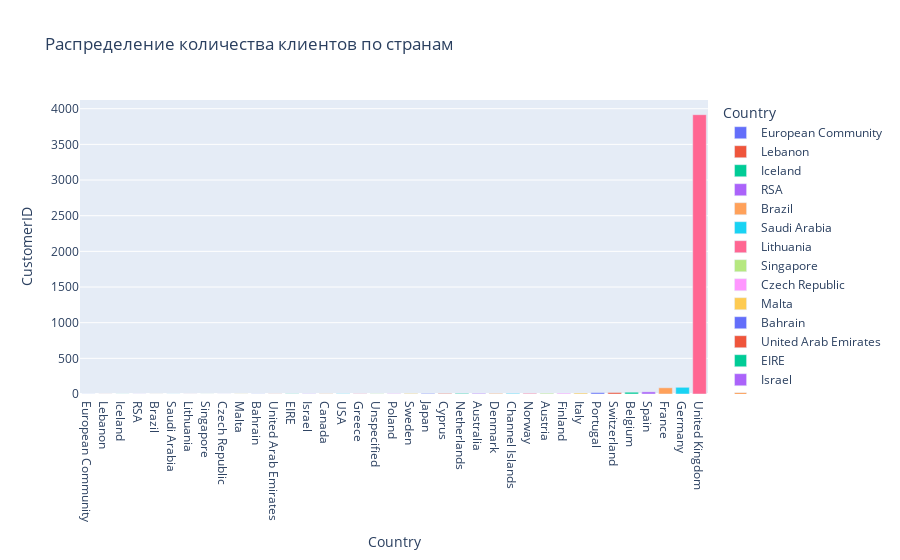

Write notebook code for a chart like this one.
### Markdown cell above
### Задание 4.1
Для начала выясним, в каких странах живут клиенты.

Постройте график, отражающий количество клиентов в каждой из стран. Обратите внимание, что нам нужны именно уникальные клиенты.

В какой стране живёт наибольшее количество клиентов?

* Великобритания (United Kingdom)
* Германия (Germany)
* Франция (France)
* Нидерланды (Netherlands)
* Ирландия (EIRE)
* Австралия (Australia)

### Code cell
mask_country_clients = data[['Country', 'CustomerID']].drop_duplicates()
mask_country = mask_country_clients.groupby(['Country'])['CustomerID'].aggregate('count').reset_index().sort_values('CustomerID')

histplot = px.bar(mask_country, x='Country', y='CustomerID', color='Country', title='Распределение количества клиентов по странам')
histplot.show()

### Figure 1 — Plotly figure (JSON) as saved in the notebook; plotly's stock layout.template omitted (floating-point values rounded to 4 significant figures)
{"data": [{"alignmentgroup": "True", "hovertemplate": "Country=%{x}<br>CustomerID=%{y}<extra></extra>", "legendgroup": "European Community", "marker": {"color": "#636efa", "pattern": {"shape": ""}}, "name": "European Community", "offsetgroup": "European Community", "orientation": "v", "showlegend": true, "textposition": "auto", "type": "bar", "x": ["European Community"], "xaxis": "x", "y": [1], "yaxis": "y"}, {"alignmentgroup": "True", "hovertemplate": "Country=%{x}<br>CustomerID=%{y}<extra></extra>", "legendgroup": "Lebanon", "marker": {"color": "#EF553B", "pattern": {"shape": ""}}, "name": "Lebanon", "offsetgroup": "Lebanon", "orientation": "v", "showlegend": true, "textposition": "auto", "type": "bar", "x": ["Lebanon"], "xaxis": "x", "y": [1], "yaxis": "y"}, {"alignmentgroup": "True", "hovertemplate": "Country=%{x}<br>CustomerID=%{y}<extra></extra>", "legendgroup": "Iceland", "marker": {"color": "#00cc96", "pattern": {"shape": ""}}, "name": "Iceland", "offsetgroup": "Iceland", "orientation": "v", "showlegend": true, "textposition": "auto", "type": "bar", "x": ["Iceland"], "xaxis": "x", "y": [1], "yaxis": "y"}, {"alignmentgroup": "True", "hovertemplate": "Country=%{x}<br>CustomerID=%{y}<extra></extra>", "legendgroup": "RSA", "marker": {"color": "#ab63fa", "pattern": {"shape": ""}}, "name": "RSA", "offsetgroup": "RSA", "orientation": "v", "showlegend": true, "textposition": "auto", "type": "bar", "x": ["RSA"], "xaxis": "x", "y": [1], "yaxis": "y"}, {"alignmentgroup": "True", "hovertemplate": "Country=%{x}<br>CustomerID=%{y}<extra></extra>", "legendgroup": "Brazil", "marker": {"color": "#FFA15A", "pattern": {"shape": ""}}, "name": "Brazil", "offsetgroup": "Brazil", "orientation": "v", "showlegend": true, "textposition": "auto", "type": "bar", "x": ["Brazil"], "xaxis": "x", "y": [1], "yaxis": "y"}, {"alignmentgroup": "True", "hovertemplate": "Country=%{x}<br>CustomerID=%{y}<extra></extra>", "legendgroup": "Saudi Arabia", "marker": {"color": "#19d3f3", "pattern": {"shape": ""}}, "name": "Saudi Arabia", "offsetgroup": "Saudi Arabia", "orientation": "v", "showlegend": true, "textposition": "auto", "type": "bar", "x": ["Saudi Arabia"], "xaxis": "x", "y": [1], "yaxis": "y"}, {"alignmentgroup": "True", "hovertemplate": "Country=%{x}<br>CustomerID=%{y}<extra></extra>", "legendgroup": "Lithuania", "marker": {"color": "#FF6692", "pattern": {"shape": ""}}, "name": "Lithuania", "offsetgroup": "Lithuania", "orientation": "v", "showlegend": true, "textposition": "auto", "type": "bar", "x": ["Lithuania"], "xaxis": "x", "y": [1], "yaxis": "y"}, {"alignmentgroup": "True", "hovertemplate": "Country=%{x}<br>CustomerID=%{y}<extra></extra>", "legendgroup": "Singapore", "marker": {"color": "#B6E880", "pattern": {"shape": ""}}, "name": "Singapore", "offsetgroup": "Singapore", "orientation": "v", "showlegend": true, "textposition": "auto", "type": "bar", "x": ["Singapore"], "xaxis": "x", "y": [1], "yaxis": "y"}, {"alignmentgroup": "True", "hovertemplate": "Country=%{x}<br>CustomerID=%{y}<extra></extra>", "legendgroup": "Czech Republic", "marker": {"color": "#FF97FF", "pattern": {"shape": ""}}, "name": "Czech Republic", "offsetgroup": "Czech Republic", "orientation": "v", "showlegend": true, "textposition": "auto", "type": "bar", "x": ["Czech Republic"], "xaxis": "x", "y": [1], "yaxis": "y"}, {"alignmentgroup": "True", "hovertemplate": "Country=%{x}<br>CustomerID=%{y}<extra></extra>", "legendgroup": "Malta", "marker": {"color": "#FECB52", "pattern": {"shape": ""}}, "name": "Malta", "offsetgroup": "Malta", "orientation": "v", "showlegend": true, "textposition": "auto", "type": "bar", "x": ["Malta"], "xaxis": "x", "y": [2], "yaxis": "y"}, {"alignmentgroup": "True", "hovertemplate": "Country=%{x}<br>CustomerID=%{y}<extra></extra>", "legendgroup": "Bahrain", "marker": {"color": "#636efa", "pattern": {"shape": ""}}, "name": "Bahrain", "offsetgroup": "Bahrain", "orientation": "v", "showlegend": true, "textposition": "auto", "type": "bar", "x": ["Bahrain"], "xaxis": "x", "y": [2], "yaxis": "y"}, {"alignmentgroup": "True", "hovertemplate": "Country=%{x}<br>CustomerID=%{y}<extra></extra>", "legendgroup": "United Arab Emirates", "marker": {"color": "#EF553B", "pattern": {"shape": ""}}, "name": "United Arab Emirates", "offsetgroup": "United Arab Emirates", "orientation": "v", "showlegend": true, "textposition": "auto", "type": "bar", "x": ["United Arab Emirates"], "xaxis": "x", "y": [2], "yaxis": "y"}, {"alignmentgroup": "True", "hovertemplate": "Country=%{x}<br>CustomerID=%{y}<extra></extra>", "legendgroup": "EIRE", "marker": {"color": "#00cc96", "pattern": {"shape": ""}}, "name": "EIRE", "offsetgroup": "EIRE", "orientation": "v", "showlegend": true, "textposition": "auto", "type": "bar", "x": ["EIRE"], "xaxis": "x", "y": [3], "yaxis": "y"}, {"alignmentgroup": "True", "hovertemplate": "Country=%{x}<br>CustomerID=%{y}<extra></extra>", "legendgroup": "Israel", "marker": {"color": "#ab63fa", "pattern": {"shape": ""}}, "name": "Israel", "offsetgroup": "Israel", "orientation": "v", "showlegend": true, "textposition": "auto", "type": "bar", "x": ["Israel"], "xaxis": "x", "y": [3], "yaxis": "y"}, {"alignmentgroup": "True", "hovertemplate": "Country=%{x}<br>CustomerID=%{y}<extra></extra>", "legendgroup": "Canada", "marker": {"color": "#FFA15A", "pattern": {"shape": ""}}, "name": "Canada", "offsetgroup": "Canada", "orientation": "v", "showlegend": true, "textposition": "auto", "type": "bar", "x": ["Canada"], "xaxis": "x", "y": [4], "yaxis": "y"}, {"alignmentgroup": "True", "hovertemplate": "Country=%{x}<br>CustomerID=%{y}<extra></extra>", "legendgroup": "USA", "marker": {"color": "#19d3f3", "pattern": {"shape": ""}}, "name": "USA", "offsetgroup": "USA", "orientation": "v", "showlegend": true, "textposition": "auto", "type": "bar", "x": ["USA"], "xaxis": "x", "y": [4], "yaxis": "y"}, {"alignmentgroup": "True", "hovertemplate": "Country=%{x}<br>CustomerID=%{y}<extra></extra>", "legendgroup": "Greece", "marker": {"color": "#FF6692", "pattern": {"shape": ""}}, "name": "Greece", "offsetgroup": "Greece", "orientation": "v", "showlegend": true, "textposition": "auto", "type": "bar", "x": ["Greece"], "xaxis": "x", "y": [4], "yaxis": "y"}, {"alignmentgroup": "True", "hovertemplate": "Country=%{x}<br>CustomerID=%{y}<extra></extra>", "legendgroup": "Unspecified", "marker": {"color": "#B6E880", "pattern": {"shape": ""}}, "name": "Unspecified", "offsetgroup": "Unspecified", "orientation": "v", "showlegend": true, "textposition": "auto", "type": "bar", "x": ["Unspecified"], "xaxis": "x", "y": [4], "yaxis": "y"}, {"alignmentgroup": "True", "hovertemplate": "Country=%{x}<br>CustomerID=%{y}<extra></extra>", "legendgroup": "Poland", "marker": {"color": "#FF97FF", "pattern": {"shape": ""}}, "name": "Poland", "offsetgroup": "Poland", "orientation": "v", "showlegend": true, "textposition": "auto", "type": "bar", "x": ["Poland"], "xaxis": "x", "y": [6], "yaxis": "y"}, {"alignmentgroup": "True", "hovertemplate": "Country=%{x}<br>CustomerID=%{y}<extra></extra>", "legendgroup": "Sweden", "marker": {"color": "#FECB52", "pattern": {"shape": ""}}, "name": "Sweden", "offsetgroup": "Sweden", "orientation": "v", "showlegend": true, "textposition": "auto", "type": "bar", "x": ["Sweden"], "xaxis": "x", "y": [8], "yaxis": "y"}, {"alignmentgroup": "True", "hovertemplate": "Country=%{x}<br>CustomerID=%{y}<extra></extra>", "legendgroup": "Japan", "marker": {"color": "#636efa", "pattern": {"shape": ""}}, "name": "Japan", "offsetgroup": "Japan", "orientation": "v", "showlegend": true, "textposition": "auto", "type": "bar", "x": ["Japan"], "xaxis": "x", "y": [8], "yaxis": "y"}, {"alignmentgroup": "True", "hovertemplate": "Country=%{x}<br>CustomerID=%{y}<extra></extra>", "legendgroup": "Cyprus", "marker": {"color": "#EF553B", "pattern": {"shape": ""}}, "name": "Cyprus", "offsetgroup": "Cyprus", "orientation": "v", "showlegend": true, "textposition": "auto", "type": "bar", "x": ["Cyprus"], "xaxis": "x", "y": [8], "yaxis": "y"}, {"alignmentgroup": "True", "hovertemplate": "Country=%{x}<br>CustomerID=%{y}<extra></extra>", "legendgroup": "Netherlands", "marker": {"color": "#00cc96", "pattern": {"shape": ""}}, "name": "Netherlands", "offsetgroup": "Netherlands", "orientation": "v", "showlegend": true, "textposition": "auto", "type": "bar", "x": ["Netherlands"], "xaxis": "x", "y": [9], "yaxis": "y"}, {"alignmentgroup": "True", "hovertemplate": "Country=%{x}<br>CustomerID=%{y}<extra></extra>", "legendgroup": "Australia", "marker": {"color": "#ab63fa", "pattern": {"shape": ""}}, "name": "Australia", "offsetgroup": "Australia", "orientation": "v", "showlegend": true, "textposition": "auto", "type": "bar", "x": ["Australia"], "xaxis": "x", "y": [9], "yaxis": "y"}, {"alignmentgroup": "True", "hovertemplate": "Country=%{x}<br>CustomerID=%{y}<extra></extra>", "legendgroup": "Denmark", "marker": {"color": "#FFA15A", "pattern": {"shape": ""}}, "name": "Denmark", "offsetgroup": "Denmark", "orientation": "v", "showlegend": true, "textposition": "auto", "type": "bar", "x": ["Denmark"], "xaxis": "x", "y": [9], "yaxis": "y"}, {"alignmentgroup": "True", "hovertemplate": "Country=%{x}<br>CustomerID=%{y}<extra></extra>", "legendgroup": "Channel Islands", "marker": {"color": "#19d3f3", "pattern": {"shape": ""}}, "name": "Channel Islands", "offsetgroup": "Channel Islands", "orientation": "v", "showlegend": true, "textposition": "auto", "type": "bar", "x": ["Channel Islands"], "xaxis": "x", "y": [9], "yaxis": "y"}, {"alignmentgroup": "True", "hovertemplate": "Country=%{x}<br>CustomerID=%{y}<extra></extra>", "legendgroup": "Norway", "marker": {"color": "#FF6692", "pattern": {"shape": ""}}, "name": "Norway", "offsetgroup": "Norway", "orientation": "v", "showlegend": true, "textposition": "auto", "type": "bar", "x": ["Norway"], "xaxis": "x", "y": [10], "yaxis": "y"}, {"alignmentgroup": "True", "hovertemplate": "Country=%{x}<br>CustomerID=%{y}<extra></extra>", "legendgroup": "Austria", "marker": {"color": "#B6E880", "pattern": {"shape": ""}}, "name": "Austria", "offsetgroup": "Austria", "orientation": "v", "showlegend": true, "textposition": "auto", "type": "bar", "x": ["Austria"], "xaxis": "x", "y": [11], "yaxis": "y"}, {"alignmentgroup": "True", "hovertemplate": "Country=%{x}<br>CustomerID=%{y}<extra></extra>", "legendgroup": "Finland", "marker": {"color": "#FF97FF", "pattern": {"shape": ""}}, "name": "Finland", "offsetgroup": "Finland", "orientation": "v", "showlegend": true, "textposition": "auto", "type": "bar", "x": ["Finland"], "xaxis": "x", "y": [12], "yaxis": "y"}, {"alignmentgroup": "True", "hovertemplate": "Country=%{x}<br>CustomerID=%{y}<extra></extra>", "legendgroup": "Italy", "marker": {"color": "#FECB52", "pattern": {"shape": ""}}, "name": "Italy", "offsetgroup": "Italy", "orientation": "v", "showlegend": true, "textposition": "auto", "type": "bar", "x": ["Italy"], "xaxis": "x", "y": [14], "yaxis": "y"}, {"alignmentgroup": "True", "hovertemplate": "Country=%{x}<br>CustomerID=%{y}<extra></extra>", "legendgroup": "Portugal", "marker": {"color": "#636efa", "pattern": {"shape": ""}}, "name": "Portugal", "offsetgroup": "Portugal", "orientation": "v", "showlegend": true, "textposition": "auto", "type": "bar", "x": ["Portugal"], "xaxis": "x", "y": [19], "yaxis": "y"}, {"alignmentgroup": "True", "hovertemplate": "Country=%{x}<br>CustomerID=%{y}<extra></extra>", "legendgroup": "Switzerland", "marker": {"color": "#EF553B", "pattern": {"shape": ""}}, "name": "Switzerland", "offsetgroup": "Switzerland", "orientation": "v", "showlegend": true, "textposition": "auto", "type": "bar", "x": ["Switzerland"], "xaxis": "x", "y": [21], "yaxis": "y"}, {"alignmentgroup": "True", "hovertemplate": "Country=%{x}<br>CustomerID=%{y}<extra></extra>", "legendgroup": "Belgium", "marker": {"color": "#00cc96", "pattern": {"shape": ""}}, "name": "Belgium", "offsetgroup": "Belgium", "orientation": "v", "showlegend": true, "textposition": "auto", "type": "bar", "x": ["Belgium"], "xaxis": "x", "y": [25], "yaxis": "y"}, {"alignmentgroup": "True", "hovertemplate": "Country=%{x}<br>CustomerID=%{y}<extra></extra>", "legendgroup": "Spain", "marker": {"color": "#ab63fa", "pattern": {"shape": ""}}, "name": "Spain", "offsetgroup": "Spain", "orientation": "v", "showlegend": true, "textposition": "auto", "type": "bar", "x": ["Spain"], "xaxis": "x", "y": [30], "yaxis": "y"}, {"alignmentgroup": "True", "hovertemplate": "Country=%{x}<br>CustomerID=%{y}<extra></extra>", "legendgroup": "France", "marker": {"color": "#FFA15A", "pattern": {"shape": ""}}, "name": "France", "offsetgroup": "France", "orientation": "v", "showlegend": true, "textposition": "auto", "type": "bar", "x": ["France"], "xaxis": "x", "y": [87], "yaxis": "y"}, {"alignmentgroup": "True", "hovertemplate": "Country=%{x}<br>CustomerID=%{y}<extra></extra>", "legendgroup": "Germany", "marker": {"color": "#19d3f3", "pattern": {"shape": ""}}, "name": "Germany", "offsetgroup": "Germany", "orientation": "v", "showlegend": true, "textposition": "auto", "type": "bar", "x": ["Germany"], "xaxis": "x", "y": [94], "yaxis": "y"}, {"alignmentgroup": "True", "hovertemplate": "Country=%{x}<br>CustomerID=%{y}<extra></extra>", "legendgroup": "United Kingdom", "marker": {"color": "#FF6692", "pattern": {"shape": ""}}, "name": "United Kingdom", "offsetgroup": "United Kingdom", "orientation": "v", "showlegend": true, "textposition": "auto", "type": "bar", "x": ["United Kingdom"], "xaxis": "x", "y": [3916], "yaxis": "y"}], "layout": {"barmode": "relative", "legend": {"title": {"text": "Country"}, "tracegroupgap": 0}, "title": {"text": "Распределение количества клиентов по странам"}, "xaxis": {"anchor": "y", "categoryarray": ["European Community", "Lebanon", "Iceland", "RSA", "Brazil", "Saudi Arabia", "Lithuania", "Singapore", "Czech Republic", "Malta", "Bahrain", "United Arab Emirates", "EIRE", "Israel", "Canada", "USA", "Greece", "Unspecified", "Poland", "Sweden", "Japan", "Cyprus", "Netherlands", "Australia", "Denmark", "Channel Islands", "Norway", "Austria", "Finland", "Italy", "Portugal", "Switzerland", "Belgium", "Spain", "France", "Germany", "United Kingdom"], "categoryorder": "array", "domain": [0, 1], "title": {"text": "Country"}}, "yaxis": {"anchor": "x", "domain": [0, 1], "title": {"text": "CustomerID"}}}}
